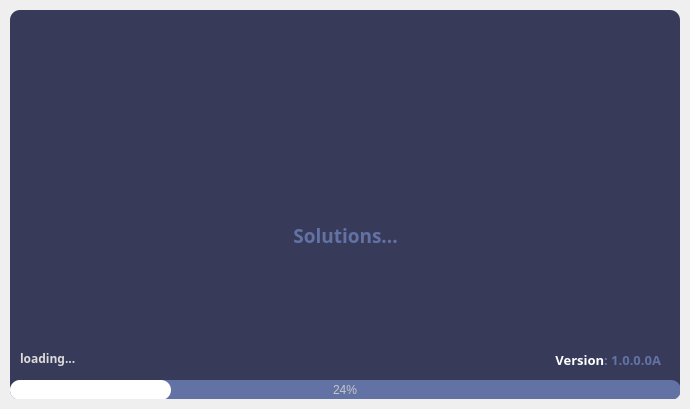
<?xml version="1.0" encoding="UTF-8"?>
<ui version="4.0">
 <class>SplashScreen</class>
 <widget class="QMainWindow" name="SplashScreen">
  <property name="geometry">
   <rect>
    <x>0</x>
    <y>0</y>
    <width>690</width>
    <height>409</height>
   </rect>
  </property>
  <property name="windowTitle">
   <string>MainWindow</string>
  </property>
  <widget class="QWidget" name="centralwidget">
   <layout class="QVBoxLayout" name="verticalLayout">
    <property name="spacing">
     <number>0</number>
    </property>
    <property name="leftMargin">
     <number>10</number>
    </property>
    <property name="topMargin">
     <number>10</number>
    </property>
    <property name="rightMargin">
     <number>10</number>
    </property>
    <property name="bottomMargin">
     <number>10</number>
    </property>
    <item>
     <widget class="QFrame" name="dropShadowFrame">
      <property name="styleSheet">
       <string notr="true">QFrame {	
	background-color: rgb(56, 58, 89);	
	color: rgb(220, 220, 220);
	border-radius: 10px;
}</string>
      </property>
      <property name="frameShape">
       <enum>QFrame::StyledPanel</enum>
      </property>
      <property name="frameShadow">
       <enum>QFrame::Raised</enum>
      </property>
      <widget class="QLabel" name="label">
       <property name="geometry">
        <rect>
         <x>70</x>
         <y>-20</y>
         <width>531</width>
         <height>331</height>
        </rect>
       </property>
       <property name="text">
        <string/>
       </property>
       <property name="pixmap">
        <pixmap>assets/imgs/myLogo.jpg</pixmap>
       </property>
       <property name="scaledContents">
        <bool>true</bool>
       </property>
       <property name="alignment">
        <set>Qt::AlignCenter</set>
       </property>
      </widget>
      <widget class="QProgressBar" name="progressBar">
       <property name="geometry">
        <rect>
         <x>0</x>
         <y>370</y>
         <width>671</width>
         <height>20</height>
        </rect>
       </property>
       <property name="styleSheet">
        <string notr="true">QProgressBar {
	
	background-color: rgb(98, 114, 164);
	color: rgb(200, 200, 200);
	border-style: none;
	border-radius: 10px;
	text-align: center;
}
QProgressBar::chunk{
	border-radius: 10px;
	
	background-color: rgb(255, 255, 255);
}</string>
       </property>
       <property name="value">
        <number>24</number>
       </property>
       <property name="textVisible">
        <bool>true</bool>
       </property>
       <property name="orientation">
        <enum>Qt::Horizontal</enum>
       </property>
       <property name="invertedAppearance">
        <bool>false</bool>
       </property>
      </widget>
      <widget class="QLabel" name="label_loading">
       <property name="geometry">
        <rect>
         <x>10</x>
         <y>340</y>
         <width>231</width>
         <height>16</height>
        </rect>
       </property>
       <property name="font">
        <font>
         <family>Poppins Black</family>
         <bold>true</bold>
        </font>
       </property>
       <property name="text">
        <string>loading...</string>
       </property>
      </widget>
      <widget class="QLabel" name="label_description">
       <property name="geometry">
        <rect>
         <x>0</x>
         <y>210</y>
         <width>671</width>
         <height>31</height>
        </rect>
       </property>
       <property name="font">
        <font>
         <family>Poppins Black</family>
         <pointsize>14</pointsize>
         <bold>true</bold>
        </font>
       </property>
       <property name="styleSheet">
        <string notr="true">color: rgb(98, 114, 164);</string>
       </property>
       <property name="text">
        <string>Solutions...</string>
       </property>
       <property name="alignment">
        <set>Qt::AlignCenter</set>
       </property>
      </widget>
      <widget class="QLabel" name="label_credits">
       <property name="geometry">
        <rect>
         <x>330</x>
         <y>340</y>
         <width>321</width>
         <height>20</height>
        </rect>
       </property>
       <property name="font">
        <font>
         <family>Poppins Black</family>
         <pointsize>10</pointsize>
         <bold>true</bold>
        </font>
       </property>
       <property name="styleSheet">
        <string notr="true">color: rgb(98, 114, 164);</string>
       </property>
       <property name="text">
        <string>&lt;html&gt;&lt;head/&gt;&lt;body&gt;&lt;p&gt;&lt;span style=&quot; font-weight:700; color:#ffffff;&quot;&gt;Version&lt;/span&gt;: 1.0.0.0A&lt;/p&gt;&lt;/body&gt;&lt;/html&gt;</string>
       </property>
       <property name="alignment">
        <set>Qt::AlignRight|Qt::AlignTrailing|Qt::AlignVCenter</set>
       </property>
      </widget>
     </widget>
    </item>
   </layout>
  </widget>
 </widget>
 <resources/>
 <connections/>
</ui>
